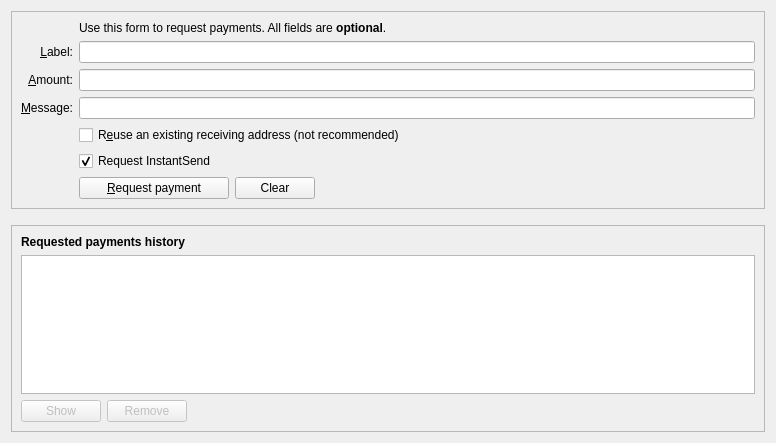
<?xml version="1.0" encoding="UTF-8"?>
<ui version="4.0">
 <class>ReceiveCoinsDialog</class>
 <widget class="QWidget" name="ReceiveCoinsDialog">
  <property name="geometry">
   <rect>
    <x>0</x>
    <y>0</y>
    <width>776</width>
    <height>443</height>
   </rect>
  </property>
  <layout class="QVBoxLayout" name="verticalLayout" stretch="0,0,1">
   <item>
    <widget class="QFrame" name="frame2">
     <property name="sizePolicy">
      <sizepolicy hsizetype="Preferred" vsizetype="Expanding">
       <horstretch>0</horstretch>
       <verstretch>0</verstretch>
      </sizepolicy>
     </property>
     <property name="frameShape">
      <enum>QFrame::StyledPanel</enum>
     </property>
     <property name="frameShadow">
      <enum>QFrame::Sunken</enum>
     </property>
     <layout class="QVBoxLayout" name="verticalLayout_3">
      <item>
       <layout class="QGridLayout" name="gridLayout">
        <item row="7" column="2">
         <widget class="QCheckBox" name="reuseAddress">
          <property name="toolTip">
           <string>Reuse one of the previously used receiving addresses.&lt;br&gt;Reusing addresses has security and privacy issues.&lt;br&gt;Do not use this unless re-generating a payment request made before.</string>
          </property>
          <property name="text">
           <string>R&amp;euse an existing receiving address (not recommended)</string>
          </property>
         </widget>
        </item>
        <item row="7" column="0">
         <widget class="QLabel" name="label_4">
          <property name="text">
           <string/>
          </property>
         </widget>
        </item>
        <item row="6" column="0">
         <widget class="QLabel" name="label_3">
          <property name="toolTip">
           <string>An optional message to attach to the payment request, which will be displayed when the request is opened. Note: The message will not be sent with the payment over the Hellar network.</string>
          </property>
          <property name="text">
           <string>&amp;Message:</string>
          </property>
          <property name="alignment">
           <set>Qt::AlignRight|Qt::AlignTrailing|Qt::AlignVCenter</set>
          </property>
          <property name="buddy">
           <cstring>reqMessage</cstring>
          </property>
         </widget>
        </item>
        <item row="4" column="2">
         <widget class="QLineEdit" name="reqLabel">
          <property name="toolTip">
           <string>An optional label to associate with the new receiving address.</string>
          </property>
         </widget>
        </item>
        <item row="6" column="2">
         <widget class="QLineEdit" name="reqMessage">
          <property name="toolTip">
           <string>An optional message to attach to the payment request, which will be displayed when the request is opened.&lt;br&gt;Note: The message will not be sent with the payment over the Hellar network.</string>
          </property>
         </widget>
        </item>
        <item row="2" column="2">
         <widget class="QLabel" name="label_5">
          <property name="text">
           <string>Use this form to request payments. All fields are &lt;b&gt;optional&lt;/b&gt;.</string>
          </property>
         </widget>
        </item>
        <item row="4" column="0">
         <widget class="QLabel" name="label_2">
          <property name="toolTip">
           <string>An optional label to associate with the new receiving address.</string>
          </property>
          <property name="text">
           <string>&amp;Label:</string>
          </property>
          <property name="alignment">
           <set>Qt::AlignRight|Qt::AlignTrailing|Qt::AlignVCenter</set>
          </property>
          <property name="buddy">
           <cstring>reqLabel</cstring>
          </property>
         </widget>
        </item>
        <item row="5" column="0">
         <widget class="QLabel" name="label">
          <property name="toolTip">
           <string>An optional amount to request. Leave this empty or zero to not request a specific amount.</string>
          </property>
          <property name="text">
           <string>&amp;Amount:</string>
          </property>
          <property name="alignment">
           <set>Qt::AlignRight|Qt::AlignTrailing|Qt::AlignVCenter</set>
          </property>
          <property name="buddy">
           <cstring>reqAmount</cstring>
          </property>
         </widget>
        </item>
        <item row="5" column="2">
         <widget class="BitcoinAmountField" name="reqAmount">
          <property name="minimumSize">
           <size>
            <width>80</width>
            <height>0</height>
           </size>
          </property>
          <property name="toolTip">
           <string>An optional amount to request. Leave this empty or zero to not request a specific amount.</string>
          </property>
         </widget>
        </item>
        <item row="9" column="2">
         <layout class="QHBoxLayout" name="horizontalLayout">
          <item>
           <widget class="QPushButton" name="receiveButton">
            <property name="minimumSize">
             <size>
              <width>150</width>
              <height>0</height>
             </size>
            </property>
            <property name="text">
             <string>&amp;Request payment</string>
            </property>
            <property name="icon">
              <iconset resource="../hellar.qrc">
              <normaloff>:/icons/receiving_addresses</normaloff>:/icons/receiving_addresses</iconset>
            </property>
           </widget>
          </item>
          <item>
           <widget class="QPushButton" name="clearButton">
            <property name="sizePolicy">
             <sizepolicy hsizetype="Minimum" vsizetype="Fixed">
              <horstretch>0</horstretch>
              <verstretch>0</verstretch>
             </sizepolicy>
            </property>
            <property name="toolTip">
             <string>Clear all fields of the form.</string>
            </property>
            <property name="text">
             <string>Clear</string>
            </property>
            <property name="icon">
              <iconset resource="../hellar.qrc">
              <normaloff>:/icons/remove</normaloff>:/icons/remove</iconset>
            </property>
            <property name="autoDefault">
             <bool>false</bool>
            </property>
           </widget>
          </item>
          <item>
           <spacer name="horizontalSpacer">
            <property name="orientation">
             <enum>Qt::Horizontal</enum>
            </property>
            <property name="sizeHint" stdset="0">
             <size>
              <width>40</width>
              <height>20</height>
             </size>
            </property>
           </spacer>
          </item>
         </layout>
        </item>
        <item row="9" column="0">
         <widget class="QLabel" name="label_7">
          <property name="text">
           <string/>
          </property>
         </widget>
        </item>
        <item row="8" column="2">
         <widget class="QCheckBox" name="checkUseInstantSend">
          <property name="text">
           <string>Request InstantSend</string>
          </property>
          <property name="checked">
           <bool>true</bool>
          </property>
         </widget>
        </item>
       </layout>
      </item>
     </layout>
    </widget>
   </item>
   <item>
    <spacer name="verticalSpacer_2">
     <property name="orientation">
      <enum>Qt::Vertical</enum>
     </property>
     <property name="sizeHint" stdset="0">
      <size>
       <width>20</width>
       <height>10</height>
      </size>
     </property>
    </spacer>
   </item>
   <item>
    <widget class="QFrame" name="frame">
     <property name="sizePolicy">
      <sizepolicy hsizetype="Preferred" vsizetype="Expanding">
       <horstretch>0</horstretch>
       <verstretch>0</verstretch>
      </sizepolicy>
     </property>
     <property name="frameShape">
      <enum>QFrame::StyledPanel</enum>
     </property>
     <property name="frameShadow">
      <enum>QFrame::Raised</enum>
     </property>
     <layout class="QVBoxLayout" name="verticalLayout_2">
      <item>
       <widget class="QLabel" name="label_6">
        <property name="font">
         <font>
          <weight>75</weight>
          <bold>true</bold>
         </font>
        </property>
        <property name="text">
         <string>Requested payments history</string>
        </property>
       </widget>
      </item>
      <item>
       <widget class="QTableView" name="recentRequestsView">
        <property name="contextMenuPolicy">
         <enum>Qt::CustomContextMenu</enum>
        </property>
        <property name="tabKeyNavigation">
         <bool>false</bool>
        </property>
        <property name="sortingEnabled">
         <bool>true</bool>
        </property>
       </widget>
      </item>
      <item>
       <layout class="QHBoxLayout" name="horizontalLayout_2">
        <item>
         <widget class="QPushButton" name="showRequestButton">
          <property name="enabled">
           <bool>false</bool>
          </property>
          <property name="toolTip">
           <string>Show the selected request (does the same as double clicking an entry)</string>
          </property>
          <property name="text">
           <string>Show</string>
          </property>
          <property name="icon">
           <iconset resource="../hellar.qrc">
            <normaloff>:/icons/edit</normaloff>:/icons/edit</iconset>
          </property>
          <property name="autoDefault">
           <bool>false</bool>
          </property>
         </widget>
        </item>
        <item>
         <widget class="QPushButton" name="removeRequestButton">
          <property name="enabled">
           <bool>false</bool>
          </property>
          <property name="toolTip">
           <string>Remove the selected entries from the list</string>
          </property>
          <property name="text">
           <string>Remove</string>
          </property>
          <property name="icon">
           <iconset resource="../hellar.qrc">
            <normaloff>:/icons/remove</normaloff>:/icons/remove</iconset>
          </property>
          <property name="autoDefault">
           <bool>false</bool>
          </property>
         </widget>
        </item>
        <item>
         <spacer name="horizontalSpacer_2">
          <property name="orientation">
           <enum>Qt::Horizontal</enum>
          </property>
          <property name="sizeHint" stdset="0">
           <size>
            <width>40</width>
            <height>20</height>
           </size>
          </property>
         </spacer>
        </item>
       </layout>
      </item>
     </layout>
    </widget>
   </item>
  </layout>
 </widget>
 <customwidgets>
  <customwidget>
   <class>BitcoinAmountField</class>
   <extends>QLineEdit</extends>
   <header>bitcoinamountfield.h</header>
   <container>1</container>
  </customwidget>
 </customwidgets>
 <tabstops>
  <tabstop>reqLabel</tabstop>
  <tabstop>reqAmount</tabstop>
  <tabstop>reqMessage</tabstop>
  <tabstop>reuseAddress</tabstop>
  <tabstop>receiveButton</tabstop>
  <tabstop>clearButton</tabstop>
  <tabstop>recentRequestsView</tabstop>
  <tabstop>showRequestButton</tabstop>
  <tabstop>removeRequestButton</tabstop>
 </tabstops>
 <resources>
  <include location="../hellar.qrc"/>
 </resources>
 <connections/>
</ui>
